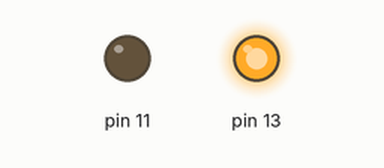
This sketch was run on a simulated Arduino Uno, built with avr-gcc and run on an emulated ATmega328P. Shown: output pins drawn as LEDs (lit = HIGH).

Above: at 0.7 s.
At 3.7 s:
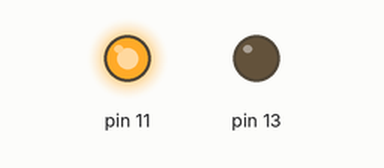
At 5.2 s:
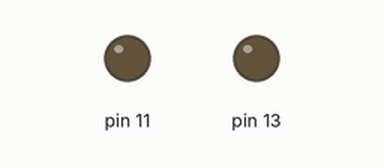
Timing chart, 0 to 7.8 s (numbered marks = the images above):
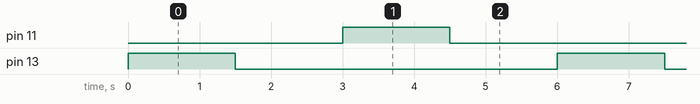

Measured:
- by itself, pin 11, pin 13: alternates HIGH for 1.5 s and LOW for 4.5 s
- by itself, everything shown: repeats every 6.0 s, in 4 steps

The sketch:

exercise_2.ino
```cpp
// Author: Tyson Truong
// EE201 Spring 2023 | Lab 5: Exercise II
// 4/28/2023

// Exercise II: Two LEDs to any GPIO pins of the Arduino Uno which will blink alternatively

void setup() {
  // put your setup code here, to run once:
  // Declaring our pins as output
  pinMode(13, OUTPUT);
  pinMode(11, OUTPUT);
}

void loop() {
  // put your main code here, to run repeatedly:
  // First LED using pin 13 with 1500 ms delay
  digitalWrite(13, HIGH);
  delay(1500);
  digitalWrite(13, LOW);
  delay(1500);

  // Second LED using pin 11 with 1500 ms delay
  digitalWrite(11, HIGH);
  delay(1500);
  digitalWrite(11, LOW);
  delay(1500);
}
```
